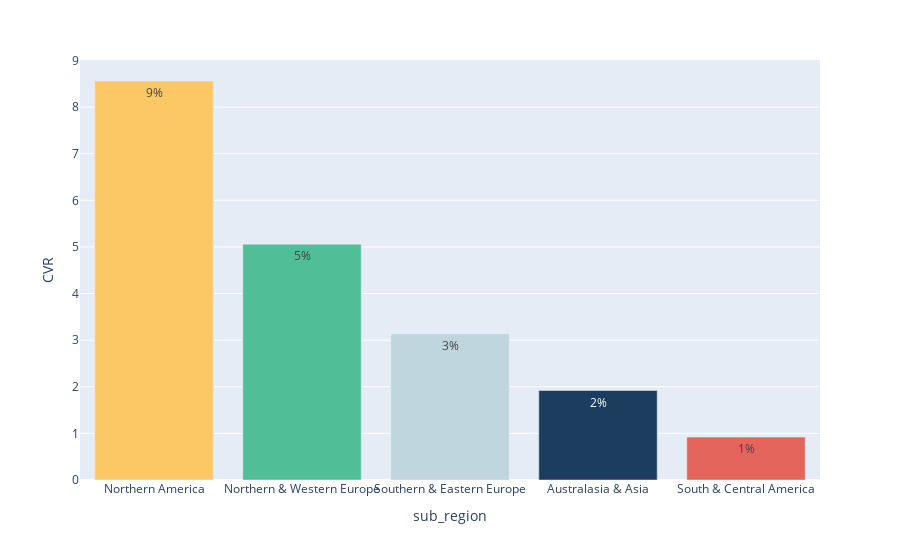

Source (notebook cell):
### Code cell
fig = px.bar(cvr, x='sub_region', y='CVR',text = 'CVR',color = 'sub_region',
             color_discrete_sequence= ['#1c3d5e','#50bf97','#fcc866','#e3655b','#c0d6df'])
fig = fig.update_layout(xaxis={'categoryorder':'total descending'},showlegend = False)
fig = fig.update_xaxes(tickangle=0)
fig.update_traces(texttemplate='%{text:.0f}%', textposition='inside')

### Figure 1 — Plotly figure (JSON) as saved in the notebook; plotly's stock layout.template omitted (floating-point values rounded to 4 significant figures)
{"data": [{"alignmentgroup": "True", "hoverlabel": {"namelength": 0}, "hovertemplate": "sub_region=%{x}<br>CVR=%{text}", "legendgroup": "Australasia & Asia", "marker": {"color": "#1c3d5e"}, "name": "Australasia & Asia", "offsetgroup": "Australasia & Asia", "orientation": "v", "showlegend": true, "text": [1.92], "textposition": "inside", "texttemplate": "%{text:.0f}%", "type": "bar", "x": ["Australasia & Asia"], "xaxis": "x", "y": [1.92], "yaxis": "y"}, {"alignmentgroup": "True", "hoverlabel": {"namelength": 0}, "hovertemplate": "sub_region=%{x}<br>CVR=%{text}", "legendgroup": "Northern & Western Europe", "marker": {"color": "#50bf97"}, "name": "Northern & Western Europe", "offsetgroup": "Northern & Western Europe", "orientation": "v", "showlegend": true, "text": [5.06], "textposition": "inside", "texttemplate": "%{text:.0f}%", "type": "bar", "x": ["Northern & Western Europe"], "xaxis": "x", "y": [5.06], "yaxis": "y"}, {"alignmentgroup": "True", "hoverlabel": {"namelength": 0}, "hovertemplate": "sub_region=%{x}<br>CVR=%{text}", "legendgroup": "Northern America", "marker": {"color": "#fcc866"}, "name": "Northern America", "offsetgroup": "Northern America", "orientation": "v", "showlegend": true, "text": [8.56], "textposition": "inside", "texttemplate": "%{text:.0f}%", "type": "bar", "x": ["Northern America"], "xaxis": "x", "y": [8.56], "yaxis": "y"}, {"alignmentgroup": "True", "hoverlabel": {"namelength": 0}, "hovertemplate": "sub_region=%{x}<br>CVR=%{text}", "legendgroup": "South & Central America", "marker": {"color": "#e3655b"}, "name": "South & Central America", "offsetgroup": "South & Central America", "orientation": "v", "showlegend": true, "text": [0.92], "textposition": "inside", "texttemplate": "%{text:.0f}%", "type": "bar", "x": ["South & Central America"], "xaxis": "x", "y": [0.92], "yaxis": "y"}, {"alignmentgroup": "True", "hoverlabel": {"namelength": 0}, "hovertemplate": "sub_region=%{x}<br>CVR=%{text}", "legendgroup": "Southern & Eastern Europe", "marker": {"color": "#c0d6df"}, "name": "Southern & Eastern Europe", "offsetgroup": "Southern & Eastern Europe", "orientation": "v", "showlegend": true, "text": [3.14], "textposition": "inside", "texttemplate": "%{text:.0f}%", "type": "bar", "x": ["Southern & Eastern Europe"], "xaxis": "x", "y": [3.14], "yaxis": "y"}], "layout": {"barmode": "relative", "legend": {"title": {"text": "sub_region"}, "tracegroupgap": 0}, "margin": {"t": 60}, "showlegend": false, "xaxis": {"anchor": "y", "categoryarray": ["Australasia & Asia", "Northern & Western Europe", "Northern America", "South & Central America", "Southern & Eastern Europe"], "categoryorder": "total descending", "domain": [0, 1], "tickangle": 0, "title": {"text": "sub_region"}}, "yaxis": {"anchor": "x", "domain": [0, 1], "title": {"text": "CVR"}}}}
